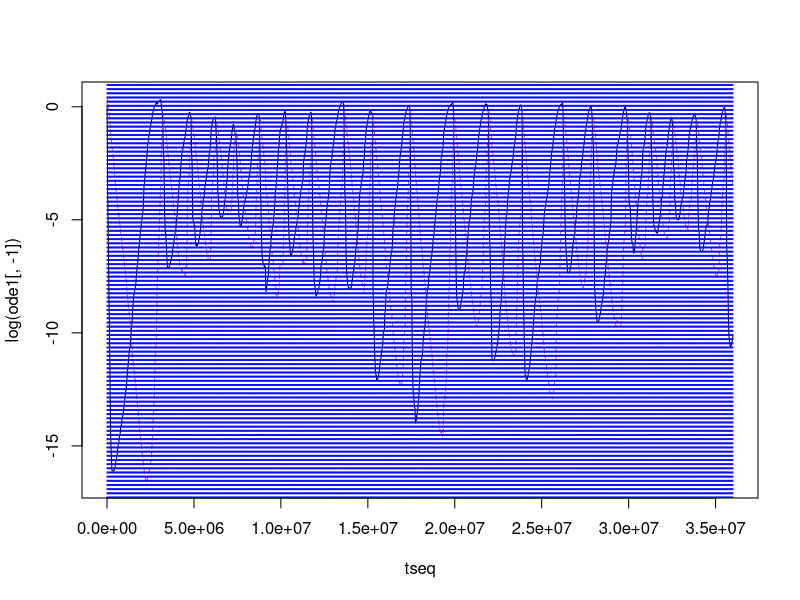

The R script that drew this image: (Note: this script raises an error after producing the figure.)
####################################################################################
# Include temperature fluctuations in pred-prey models from Fussmann et al. (2014) #
####################################################################################

arrhenius <- function(Tt,E0,E1,T0=293.15,k=8.617*10^-5){
  E0 * exp( E1*(Tt-T0) / (k*Tt*T0) )
}

cr <- function(t,y,parms=NULL){
  
  tpos <- which(tseq>=t)[1]
  # use params from *element* number matching end of time interval
  
  r <- r[tpos]
  K <- K[tpos]
  a <- a[tpos]
  b <- b[tpos]
  x <- x[tpos]
  eps <- 0.85
  
  R <- y[1]
  C <- y[2]
  dR <- R * ( r*(1-R/K) - a*C/(b+R) )
  dC <- C * ( eps*a*R/(b+R) - x )
  
  list(c(dR,dC))
}
  # R = prey biomass (g/m^2)
  # C = predator biomass (g/m^2)
  # r = prey intrinsic rate of increase (low density, absence of predator)
  # K = prey carrying capacity (absence of predators)
  # a = rate at which predator encounters prey
  # b = prey density at which predator is feeding at 1/2 max capacity
  # eps = number of predators produced for each prey eaten
  # x = consumption rate required for predator to sustain itself
  # tau = step length

rE0 <- 8.715*10^-7
KE0 <- 5.623
aE0 <- 8.408*10^-6
bE0 <- 3.664
xE0 <- 2.689*10^-6

# rE1 <- 0.84
# KE1 <- -0.772
# aE1 <- 0.467
# bE1 <- -0.114
# xE1 <- 0.639
  # From species-level averages
  # change slopes later
  # r units are per SECOND; pop more than triples every 24h

rE1 <- 0.84
KE1 <- -0.508
aE1 <- 0.708
bE1 <- -0.678
xE1 <- 0.428
  # From Fig. S1

nt <- 10000 # number of timesteps to calculate densities for
tmax <- 10^4 * 60^2  # maximum length of time in seconds
tseq <- seq(0,tmax,length.out=nt)
nP <- 1000 # number of perturbations over time series
lP <- nt/nP # perturbation length in nt units - has to be whole number

Tmu <- 20
Psd <- 5
Pvals <- rnorm(nP,mean=0,sd=Psd)
Pt <- rep(Pvals,each=lP)
Tt <- rep(Tmu + 293.15,nt) + Pt

r <- arrhenius(Tt,rE0,rE1)
K <- arrhenius(Tt,KE0,KE1)
a <- arrhenius(Tt,aE0,aE1)
b <- arrhenius(Tt,bE0,bE1)
x <- arrhenius(Tt,xE0,xE1)
eps <- 0.85
  # will have to hold each of these constant for multiple timesteps
  # (otherwise numerical approximation of continuous time doesn't work)

R0 <- 1
C0 <- 1

### Numerical integration

library(deSolve)
ode1 <- ode(y=c(R0=R0,C0=C0),times=tseq,func=cr,parms=NULL,rtol=0)
matplot(tseq,log(ode1[,-1]),type="l")
abline(v=seq(0,tmax,length.out=nP+1),col="blue",lty=3)  
  # +1 accounts for t=0

### Euler's approximation at small timsteps

nf <- 10^3
Nt <- data.frame(R=rep(NA,nt),C=rep(NA,nt))

dt_i <- tseq[2]-tseq[1]
dt_j <- tint/nf

for(i in 1:nt){
  for(j in 1:nf){
    tcur <- (i-1)*dt_i + (j-1)*dt_j
    if(j==1){
      if(i==1){
        Ntcur <- c(R0,C0) + unlist(cr(tcur,y=c(R0,C0)))*dt_j
      }
      if(i>1){
        Ntcur <- c(Nt[i-1,1],Nt[i-1,2]) + unlist(cr(tcur,y=c(Nt[i-1,1],Nt[i-1,2])))*dt_j
      }
    }
    if(j>1){
      Ntcur <- c(Ntcur[1],Ntcur[2]) + unlist(cr(tcur,y=c(Ntcur[1],Ntcur[2])))*dt_j
    }
  }
  Nt[i,] <- Ntcur
    # i indexes *end* of time interval
}
      
matplot(tseq,log(Nt),type="l")

### Brief results summary

  # - sometimes transient dynamics persist for ages; other times, snaps straight into 
  # new regime 
  # - the longer the intervals between temperature switches, the lesss transient 
  # dynamics matter
  # - negative perturbations > positive perturbations?
  # - perturbations every timestep breaks the simulation

  # predator dynamics (rate of increase) slower than prey -> sharp vs blunt peaks

# TODO
# - check approximation for errors, and how this varies with n perturbations
# - chemostat resource
# - resource dynamics when generalist consumer unaffected by resource
# = a practical guide to Ecological Modelling Soetaert & Herman
